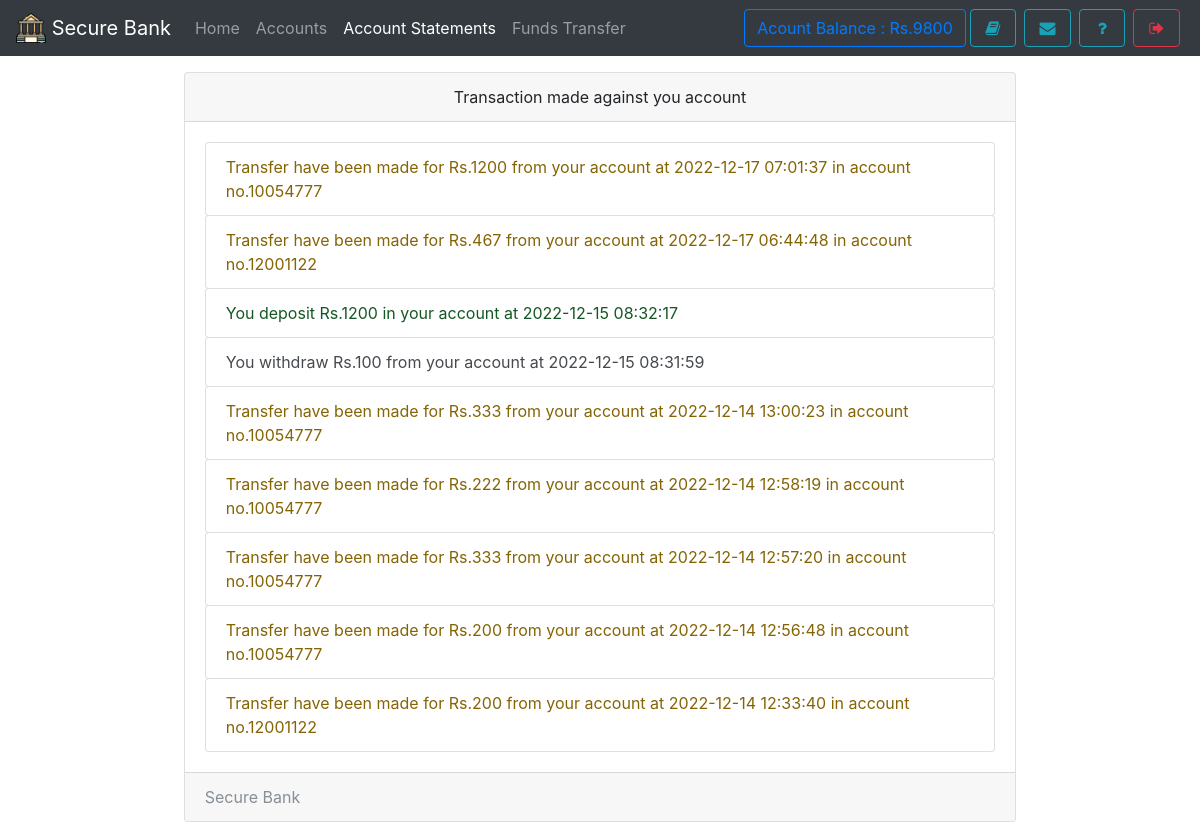
The page /statements.php (signed in) on the database its author committed.
### tables this page shows
CREATE TABLE `useraccounts` (
  `id` int(11) NOT NULL,
  `email` text NOT NULL,
  `password` text NOT NULL,
  `name` varchar(111) NOT NULL,
  `balance` varchar(111) NOT NULL,
  `cnic` varchar(111) NOT NULL,
  `number` varchar(111) NOT NULL,
  `city` varchar(111) NOT NULL,
  `address` varchar(111) NOT NULL,
  `source` varchar(111) NOT NULL,
  `accountNo` varchar(111) NOT NULL,
  `branch` varchar(111) NOT NULL,
  `accountType` varchar(111) NOT NULL,
  `date` timestamp NOT NULL DEFAULT CURRENT_TIMESTAMP
);

CREATE TABLE `transaction` (
  `transactionId` int(11) NOT NULL,
  `action` varchar(111) NOT NULL,
  `credit` varchar(111) NOT NULL,
  `debit` varchar(111) NOT NULL,
  `balance` varchar(111) NOT NULL,
  `beneId` varchar(111) NOT NULL,
  `other` varchar(111) NOT NULL,
  `userId` int(11) NOT NULL,
  `date` timestamp NOT NULL DEFAULT CURRENT_TIMESTAMP
);

### assets/db.php (called while the page is built, shortened)
<?php
    $con = new mysqli('localhost','root','','mybank');
    $uid = '';
    if(isset($_SESSION['userId']))
    $uid = $_SESSION['userId'];
    if(!empty($uid)){
      $ar = $con->query("select * from userAccounts,branch where id = '{$uid}' AND userAccounts.branch = branch.branchId");
      $userData = $ar->fetch_assoc();
    }
?>

### statements.php (the view, shortened to what this page needs)
<!DOCTYPE html>
<html>
<head>
  <?php require 'assets/autoloader.php'; ?>
  <?php require 'assets/db.php'; ?>
  <?php require 'assets/function.php'; ?>
</head>
<body style="background-size: 100%" class="bg-gradient-seconday">
<nav class="navbar navbar-expand-lg navbar-dark bg-dark fixed-top">
 <a class="navbar-brand" href="#">
    <img src="images/logo.png" style="object-fit:cover;object-position:center center" width="30" height="30" class="d-inline-block align-top" alt="">
   <?php echo bankname; ?>
  </a>
  <div class="collapse navbar-collapse" id="navbarSupportedContent">
    <ul class="navbar-nav mr-auto">
      <li class="nav-item ">
        <a class="nav-link " href="index.php">Home <span class="sr-only">(current)</span></a>
      </li>
      <li class="nav-item ">  <a class="nav-link" href="accounts.php">Accounts</a></li>
      <li class="nav-item active">  <a class="nav-link" href="statements.php">Account Statements</a></li>
      <li class="nav-item ">  <a class="nav-link" href="transfer.php">Funds Transfer</a></li>
    </ul>
    <?php include 'sideButton.php'; ?>
  </div>
</nav><br><br><br>
<div class="container">
  <div class="card  w-75 mx-auto">
  <div class="card-header text-center">
    Transaction made against you account
  </div>
  <div class="card-body">
    <div id="list-group rounded-0">
    <?php
      $array = $con->query("select * from transaction where userId = '$userData[id]' order by date desc");
      if ($array ->num_rows > 0)
      {
         while ($row = $array->fetch_assoc())
         {
            if ($row['action'] == 'withdraw')
            {
              echo "<div class='list-group-item alert alert-secondary'>You withdraw Rs.$row[debit] from your account at $row[date]</div>";
            }
            if ($row['action'] == 'deposit')
            {
              echo "<div class='list-group-item alert alert-success'>You deposit Rs.$row[credit] in your account at $row[date]</div>";
            }
            if ($row['action'] == 'transfer')
            {
              echo "<div class='list-group-item alert alert-warning'>Transfer have been made for  Rs.$row[debit] from your account at $row[date] in  account no.$row[other]</div>";
            }
         }
      } else{
        echo "<div class='text-center'><small class='text-muted'><i>No Transcaction has been made yet.</i></small></div>";
      }
    ?>
  </div>
  </div>
  <div class="card-footer text-muted">
   <?php echo bankname ?>
  </div>
</div>
</div>
</body>
</html>

### sideButton.php
<form class="form-inline my-2 my-lg-0">
        <a href="" class="btn btn-outline-primary" data-toggle="tooltip" title="Your current Account Balance">Acount Balance : Rs.<?php echo $userData['balance']; ?></a>
        <a href="accounts.php" data-toggle="tooltip" title="Account Summary" class="btn btn-outline-info mx-1" ><i class="fa fa-book fa-fw"></i></a>
        <a href="notice.php" data-toggle="tooltip" title="View Notice" class="btn btn-outline-info mx-1" ><i class="fa fa-envelope fa-fw"></i></a>
        <a href="feedback.php" data-toggle="tooltip" title="Help?" class="btn btn-outline-info mx-1" ><i class="fa fa-question fa-fw"></i></a>
        <a href="logout.php" data-toggle="tooltip" title="Logout" class="btn btn-outline-danger mx-1" ><i class="fa fa-sign-out fa-fw"></i></a>
</form>

### rows shown on the page
useraccounts: balance "9800"
transaction: debit "1200", date "2022-12-17 07:01:37", other "10054777"
transaction: debit "467", date "2022-12-17 06:44:48", other "12001122"
transaction: credit "1200", date "2022-12-15 08:32:17"
transaction: debit "100", date "2022-12-15 08:31:59"
transaction: debit "333", date "2022-12-14 13:00:23", other "10054777"
transaction: debit "222", date "2022-12-14 12:58:19", other "10054777"
transaction: debit "333", date "2022-12-14 12:57:20", other "10054777"
transaction: debit "200", date "2022-12-14 12:56:48", other "10054777"
transaction: debit "200", date "2022-12-14 12:33:40", other "12001122"

### other values the page prints
bankname "Secure Bank"
